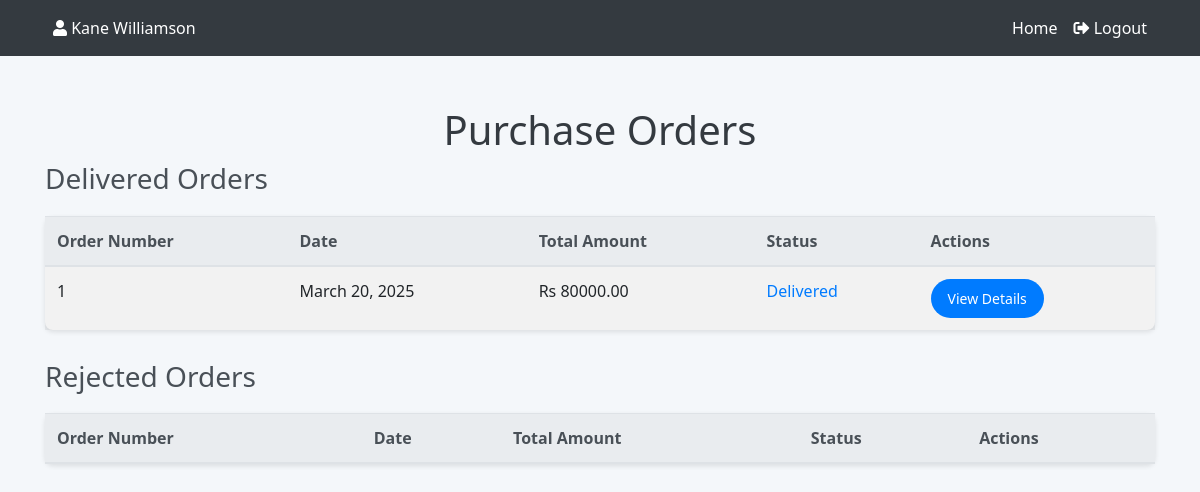
/seller/history (signed in), run on the app's committed database.
### eapp/models.py (models this page shows, shortened)
class Seller(models.Model):
    user = models.OneToOneField(User, on_delete=models.CASCADE, null=True)
    name = models.CharField(max_length=100)
    email = models.EmailField(unique=True)
    phone_no = models.CharField(max_length=12, unique=True, validators=[MinLengthValidator(10)])
    address = models.CharField(max_length=255)

class PurchaseOrder(models.Model):
    TotalAmount = models.DecimalField(max_digits=20, decimal_places=2)
    PurchaseOrderDate = models.DateField()
    Status = models.CharField(max_length=250, blank=True)
    ExpectedDeliveryDate = models.DateField(blank=True, null=True)
    Seller = models.ForeignKey(Seller, on_delete=models.CASCADE)
    seller_message = models.TextField(blank=True)

### eapp/views.py (the view)
# urls.py: path('seller/history', views.seller_purchase_orders_history, name='seller_purchase_orders_history'),
@login_required
def seller_purchase_orders_history(request):
    seller = request.user.seller
    username = seller.name
    purchase_orders = PurchaseOrder.objects.filter(Seller=seller)
    return render(request, 'history.html', {'purchase_orders': purchase_orders, 'username': username})

### eapp/templates/history.html (shortened to what this page needs)
{% load static %}
<!DOCTYPE html>
<html lang="en">
<head>
    <link href="https://stackpath.bootstrapcdn.com/bootstrap/4.5.2/css/bootstrap.min.css" rel="stylesheet">
    <link href="https://cdnjs.cloudflare.com/ajax/libs/font-awesome/5.15.4/css/all.min.css" rel="stylesheet">
</head>
<body>
    <nav class="navbar navbar-expand-lg navbar-dark">
        <div class="container">
            <div class="collapse navbar-collapse" id="navbarSupportedContent">
                <ul class="navbar-nav mr-auto">
                    <li class="nav-item">
                        <a class="nav-link" href="#"><i class="fas fa-user"></i> {{ username }}</a>
                    </li>
                </ul>
                <ul class="navbar-nav ml-auto">
                    <li class="nav-item">
                        <a class="nav-link" href="{% url 'seller_purchase_orders' %}">Home</a>
                    </li>
                    <li class="nav-item">
                        <a class="nav-link" href="{% url 'logout' %}"><i class="fas fa-sign-out-alt"></i> Logout</a>
                    </li>
                </ul>
            </div>
        </div>
    </nav>
    <div class="container">
        <h1 class="text-center">Purchase Orders</h1>
        <div class="row">
            <div class="col-md-12">
                <h3>Delivered Orders</h3>
                <table class="table table-striped table-hover">
                    <thead>
                        <tr>
                            <th>Order Number</th>
                            <th>Date</th>
                            <th>Total Amount</th>
                            <th>Status</th>
                            <th>Actions</th>
                        </tr>
                    </thead>
                    <tbody>
                        {% for purchase_order in purchase_orders %}
                        {% if purchase_order.Status == 'Delivered' %}
                        <tr onclick="window.location='{% url 'purchase_order_details' purchase_order.id %}'">
                            <td>{{ purchase_order.id }}</td>
                            <td>{{ purchase_order.PurchaseOrderDate }}</td>
                            <td>Rs {{ purchase_order.TotalAmount }}</td>
                            <td><a class="action-link" href="{% url 'purchase_order_details' purchase_order.id %}">{{ purchase_order.Status }}</a></td>
                            <td>
                                <a class="btn btn-view" href="{% url 'purchase_order_details' purchase_order.id %}">View Details</a>
                            </td>
                        </tr>
                        {% endif %}
                        {% endfor %}
                    </tbody>
                </table>
            </div>
            <div class="col-md-12">
                <h3>Rejected Orders</h3>
                <table class="table table-striped table-hover">
                    <thead>
                        <tr>
                            <th>Order Number</th>
                            <th>Date</th>
                            <th>Total Amount</th>
                            <th>Status</th>
                            <th>Actions</th>
                        </tr>
                    </thead>
                </table>
            </div>
        </div>
    </div>
</body>
</html>

### eapp/templates/history.html (style rules this page uses)
body { background-color: #f4f7fa; font-family: 'Segoe UI', Tahoma, Geneva, Verdana, sans-serif; }
.navbar { background-color: #343a40; }
.navbar-nav .nav-link { color: #ffffff !important; padding: 0.5rem 1rem; }
h1 { margin-top: 50px; font-size: 2.5rem; color: #343a40; }
h3 { color: #495057; margin-bottom: 20px; }
.table { margin-bottom: 30px; background-color: #ffffff; border-radius: 8px; box-shadow: 0 2px 5px rgba(0,0,0,0.1); }
.table th { background-color: #e9ecef; color: #495057; font-weight: bold; }
.action-link { color: #007bff; text-decoration: none; transition: color 0.2s; }
.btn { border-radius: 20px; padding: 0.5rem 1rem; font-size: 0.875rem; transition: background-color 0.2s, color 0.2s; }
.btn-view { background-color: #007bff; color: #ffffff; }

### data on the page
Seller: name "Kane Williamson"
PurchaseOrder: id "1", PurchaseOrderDate "March 20, 2025", TotalAmount "80000.00", Status "Delivered"
